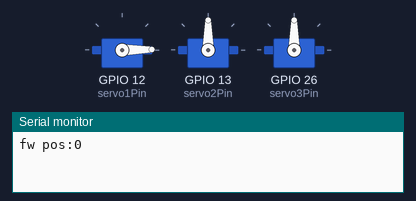
This sketch was run on a simulated ESP32-C3. On the bench: 3 × servo, the last lines printed to the serial monitor.

Above: at 0.05 s.
At 3.45 s:
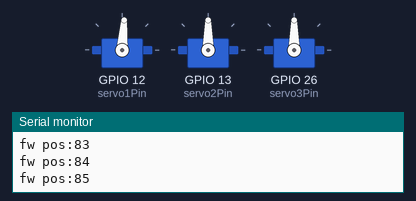
At 6.85 s:
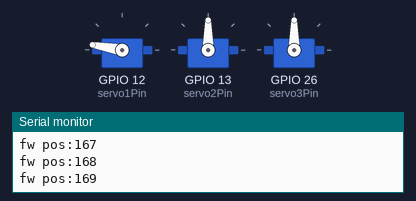
At 13.65 s:
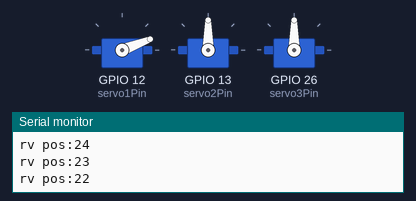
Timing chart, 0 to 25.4 s (numbered marks = the images above):
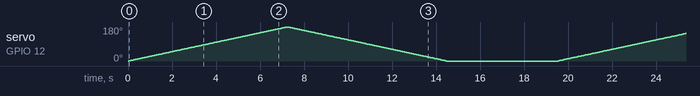

The sketch:

ESP32_Servo_RobotSteer_Flipper.ino
```cpp
/*
 * ESP32 Servo Example Using Arduino ESP32 Servo Library
 * John K. Bennett
 * March, 2017
 *
 * This sketch uses the Arduino ESP32 Servo Library to sweep 4 servos in sequence.
 *
 * Different servos require different pulse widths to vary servo angle, but the range is
 * an approximately 500-2500 microsecond pulse every 20ms (50Hz). In general, hobbyist servos
 * sweep 180 degrees, so the lowest number in the published range for a particular servo
 * represents an angle of 0 degrees, the middle of the range represents 90 degrees, and the top
 * of the range represents 180 degrees. So for example, if the range is 1000us to 2000us,
 * 1000us would equal an angle of 0, 1500us would equal 90 degrees, and 2000us would equal 1800
 * degrees.
 *
 * Circuit:
 * Servo motors have three wires: power, ground, and signal. The power wire is typically red,
 * the ground wire is typically black or brown, and the signal wire is typically yellow,
 * orange or white. Since the ESP32 can supply limited current at only 3.3V, and servos draw
 * considerable power, we will connect servo power to the VBat pin of the ESP32 (located
 * near the USB connector). THIS IS ONLY APPROPRIATE FOR SMALL SERVOS.
 *
 * We could also connect servo power to a separate external
 * power source (as long as we connect all of the grounds (ESP32, servo, and external power).
 * In this example, we just connect ESP32 ground to servo ground. The servo signal pins
 * connect to any available GPIO pins on the ESP32 (in this example, we use pins
 * 22, 19, 23, & 18).
 *
 * In this example, we assume four Tower Pro SG90 small servos.
 * The published min and max for this servo are 500 and 2400, respectively.
 * These values actually drive the servos a little past 0 and 180, so
 * if you are particular, adjust the min and max values to match your needs.
 * Experimentally, 550 and 2350 are pretty close to 0 and 180.
 */

#include <ESP32Servo.h>

// create four servo objects
Servo servo1; // left motor
Servo servo2; // right motor
Servo flipper; // Flipper


// Published values for SG90 servos; adjust if needed
int minUs = 1000;
int maxUs = 2000;

// These are all GPIO pins on the ESP32
// Recommended pins include 2,4,12-19,21-23,25-27,32-33
// for the ESP32-S2 the GPIO pins are 1-21,26,33-42
// for the ESP32-S3 the GPIO pins are 1-21,35-45,47-48
// for the ESP32-C3 the GPIO pins are 1-10,18-21

// Acebott ESP-32-MAX
// not good right now: 1,2,3,4,7,8
// good:  H1/6 H2/5 H3/17 H4/18
#define H1 6
#define H2 5
#define H3 17
#define H4 18

#define H7 12 // Want to use H7 for flipper
#define H8 13
#define H9 14
#define H10 25
#define H11 26

int servo1Pin = H7;
int servo2Pin = H8;
int servo3Pin = H11;


int pos = 0;      // position in degrees
ESP32PWM pwm;

void setup() {
	Serial.begin(115200);

	setupServos();
}

void setupServos(){

	// Allow allocation of all timers
	ESP32PWM::allocateTimer(0);
	ESP32PWM::allocateTimer(1);
	ESP32PWM::allocateTimer(2);

	servo1.setPeriodHertz(50);      // Standard 50hz servo
	servo2.setPeriodHertz(50);      // Standard 50hz servo
	flipper.setPeriodHertz(50);      // Standard 50hz servo


	servo1.attach(servo1Pin, minUs, maxUs);
	servo2.attach(servo2Pin, minUs, maxUs);
	flipper.attach(servo3Pin, minUs, maxUs);

}


void loop() {

	//test180Sweeps();
	testMotor1_2();

	/* TODO find a place to put this in shutdown/exit function */
	/*
	servo1.detach();
	servo2.detach();
	flipper.detach();
	*/
	pwm.detachPin(27);

	delay(5000);

}

void testMotor1_2(){

	for (pos = 0; pos <= 180; pos += 1) { // sweep from 0 degrees to 180 degrees
		// in steps of 1 degree
		servo1.write(pos);
		delay(40);
		Serial.print("fw pos:"); Serial.println(pos);
	}


	for (pos = 180; pos >= 0; pos -= 1) { // sweep from 180 degrees to 0 degrees
		servo1.write(pos);
		delay(40);
		Serial.print("rv pos:"); Serial.println(pos);
	}


	/*
	for (pos = 0; pos <= 180; pos += 1) { // sweep from 0 degrees to 180 degrees
		// in steps of 1 degree
		servo2.write(pos);
		delay(1);             // waits 20ms for the servo to reach the position
	}
	for (pos = 180; pos >= 0; pos -= 1) { // sweep from 180 degrees to 0 degrees
		servo2.write(pos);
		delay(1);
	}
	*/


}

void test180Sweeps(){
	for (pos = 0; pos <= 180; pos += 1) { // sweep from 0 degrees to 180 degrees
		// in steps of 1 degree
		servo1.write(pos);
		delay(1);             // waits 20ms for the servo to reach the position
	}

	for (pos = 180; pos >= 0; pos -= 1) { // sweep from 180 degrees to 0 degrees
		servo1.write(pos);
		delay(1);
	}

	for (pos = 0; pos <= 180; pos += 1) { // sweep from 0 degrees to 180 degrees
		// in steps of 1 degree
		servo2.write(pos);
		delay(1);             // waits 20ms for the servo to reach the position
	}
	for (pos = 180; pos >= 0; pos -= 1) { // sweep from 180 degrees to 0 degrees
		servo2.write(pos);
		delay(1);
	}

	for (pos = 0; pos <= 180; pos += 1) { // sweep from 0 degrees to 180 degrees
		// in steps of 1 degree
		flipper.write(pos);
		delay(1);             // waits 20ms for the servo to reach the position
	}
	for (pos = 180; pos >= 0; pos -= 1) { // sweep from 180 degrees to 0 degrees
		flipper.write(pos);
		delay(1);
	}


}
```
